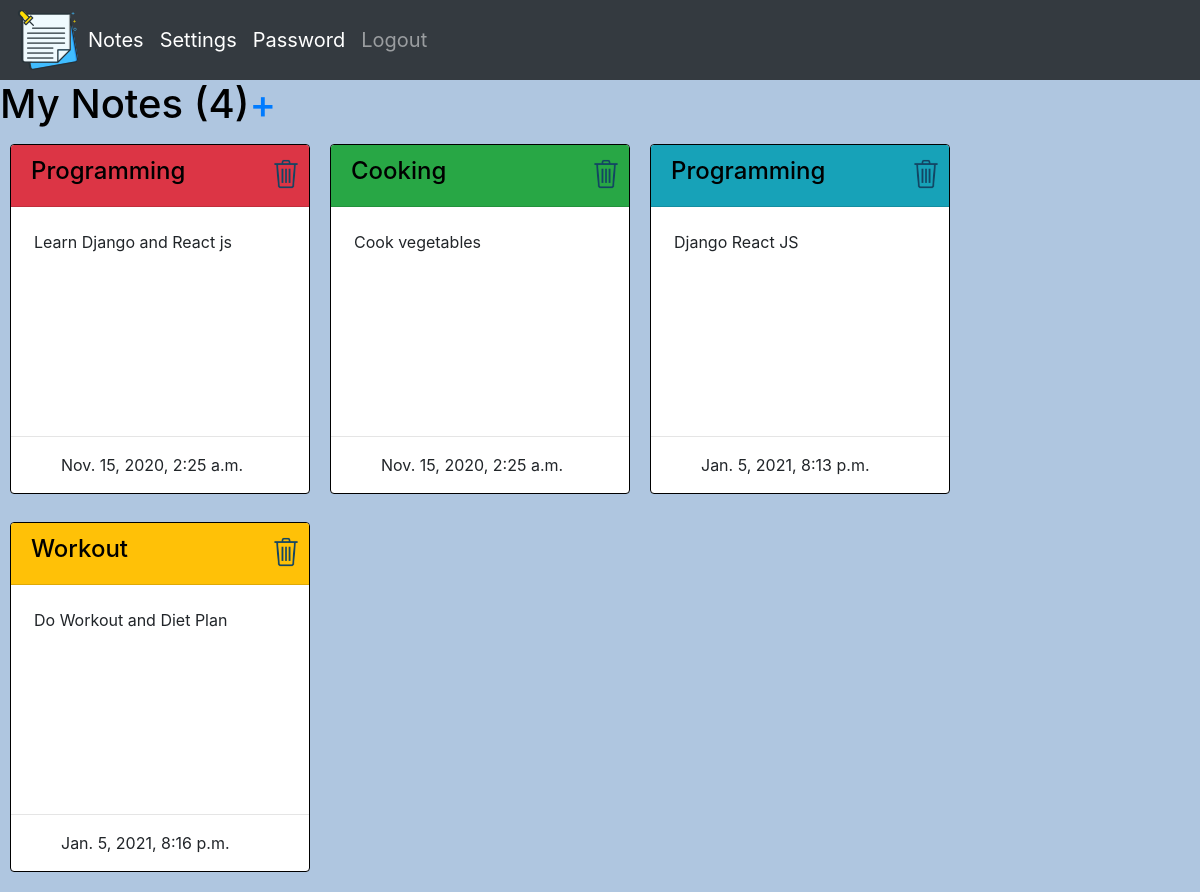
The page / (signed in) on the database as committed earlier.
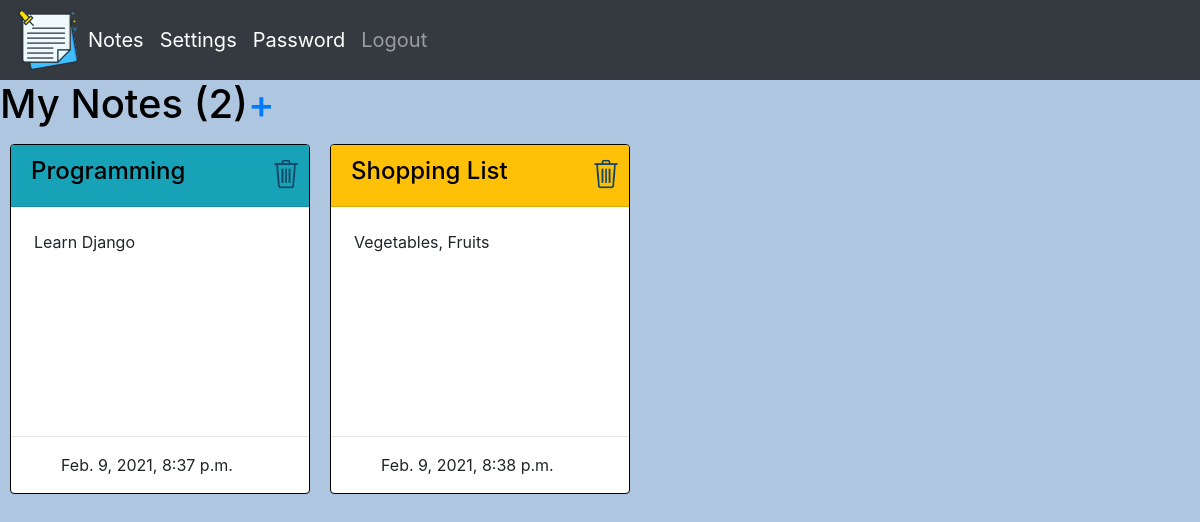
The same page on the database as committed later.
### noteApp/models.py (models this page shows, shortened)
class Note(models.Model):
    colors = [
        ("bg-danger","Red"),
        ("bg-info","Teal"),
        ("bg-success","Green"),
        ("bg-warning","Yellow"),
    ]
    title = models.CharField(max_length=200, null=True)
    description = models.TextField(max_length=200)
    date_created = models.DateTimeField(auto_now_add=True)
    color = models.CharField(max_length=10,choices=colors,default="Teal")
    user = models.ForeignKey(User, on_delete=models.CASCADE, null=True)

### noteApp/decorators.py (the view)
        def wrapper_func(request, *args, **kwargs):
            group = None
            if request.user.groups.exists():
                group = request.user.groups.all()[0].name
            if group in allowed_roles:
                return view_func(request, *args, **kwargs)
            else:
                return HttpResponse("You are not authorized to view this page")

### noteApp/views.py (called while the page is built)
@login_required(login_url='loginPage')
@allowed_users(allowed_roles=['user','admin'])
def notes(request):
    un = request.user
    notes = Note.objects.all().filter(user=un)
    notes_num = notes.count()
    context = {
        "notes":notes,
        "notes_num":notes_num,
    }
    return render(request, "noteApp/notes.html", context)

### noteApp/templates/noteApp/notes.html (shortened to what this page needs)
{% extends 'noteApp/base.html' %}
{% load static %}
{% block content %}
<span class="createNoteLink"><h1 id="myNotes">My Notes ({{notes_num}}) </h1></span>
<span class="createNoteLink"><a href="{% url 'createNote' %}"><h1> + </h1></a></span>
<div style="clear: both;">
    {% for note in notes %}
        <div class="card">
            <div class="card-header {{note.color}}"><a id="noteHeader" href="{% url 'editNote' note.id %}"><h4>{{note.title}}</h4></a>
                <a href="{% url 'deleteNote' note.id %}"><img id="deleteImg" src="{% static '/images/trash.png' %}"></a></div>
            <div class="card-body">
                <p class="card-text">{{note.description}}</p>
            </div>
            <hr>
            <div>
                <p id="dateText">{{note.date_created}}</p>
            </div>
        </div>
    {% endfor %}
</div>
{% endblock %}

### noteApp/templates/noteApp/base.html (shortened to what this page needs)
{% load static %}
<!DOCTYPE html>
<html lang="en">
<head>
    <link rel="stylesheet" href="https://maxcdn.bootstrapcdn.com/bootstrap/4.0.0/css/bootstrap.min.css">
    <link rel="stylesheet" href="{% static '/css/main.css' %}">
</head>
<body >
    {% include 'noteApp/navbar.html' %}
    {% block content %}
    {% endblock %}
</body>
</html>

### noteApp/templates/noteApp/navbar.html (shortened to what this page needs)
{% load static %}
<nav class="navbar navbar-expand-lg navbar-dark bg-dark">
  <a href="{% url 'notes' %}"><img src="{% static 'images/logo.png' %}"></a>
  <div class="collapse navbar-collapse" id="navbarNav">
    <ul class="navbar-nav">
      <li class="nav-item active">
        <a class="nav-link" href="{% url 'notes' %}">Notes</a>
      </li>
      <li class="nav-item active">
        <a class="nav-link" href="{% url 'settings' %}">Settings</a>
      </li>
      <li class="nav-item active">
        <a class="nav-link" href="{% url 'change_password' %}">Password</a>
      </li>
      <li class="nav-item ">
        <a class="nav-link" href="{% url 'logoutPage' %}">Logout</a>
      </li>
    </ul>
  </div>
</nav>

### static/css/main.css (style rules this page uses)
hr { clear:left; }
.card { float: left; margin-right: 10px; margin-left: 10px; margin-top: 8px; margin-bottom: 20px; width: 300px; height: 350px; max-height: 350px; border-color: black; }
#deleteImg { max-width: 38px; position: absolute; top: 10px; right: 4px; }
.card-body { overflow: auto; }
.card-text { padding: 3px; }
#noteHeader { color: black; }
#dateText { padding-left: 50px; }
.createNoteLink { float: left; color:black; }
.navbar { font-size: 20px; }

### noteApp/templates/noteApp/base.html (style rules this page uses)
body { background-color: rgb(175, 198, 224); }

Rows that differ between the two databases and show on the page:
removed Note: title "Cooking", description "Cook vegetables", date_created "Nov. 15, 2020, 2:25 a.m.", color "bg-success" (drawn)
removed Note: title "Programming", description "Django React JS", date_created "Jan. 5, 2021, 8:13 p.m."
removed Note: title "Workout", description "Do Workout and Diet Plan", date_created "Jan. 5, 2021, 8:16 p.m.", color "bg-warning" (drawn)
changed Note "Programming": color "bg-danger" → "bg-info" (drawn); description "Learn Django and React js" → "Learn Django"; date_created "Nov. 15, 2020, 2:25 a.m." → "Feb. 9, 2021, 8:37 p.m."
added Note: title "Shopping List", description "Vegetables, Fruits", date_created "Feb. 9, 2021, 8:38 p.m.", color "bg-warning" (drawn)
Other text that changed with them:
{{ notes_num }}: "4" → "2"
